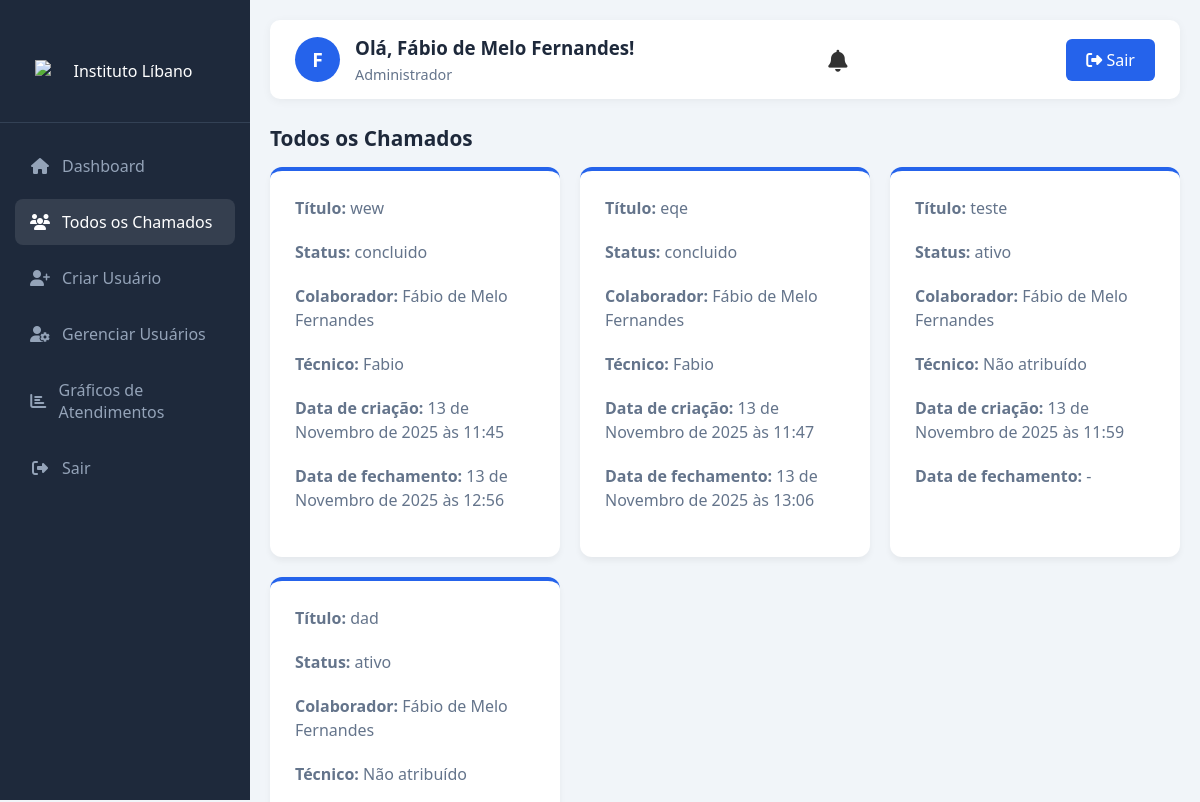
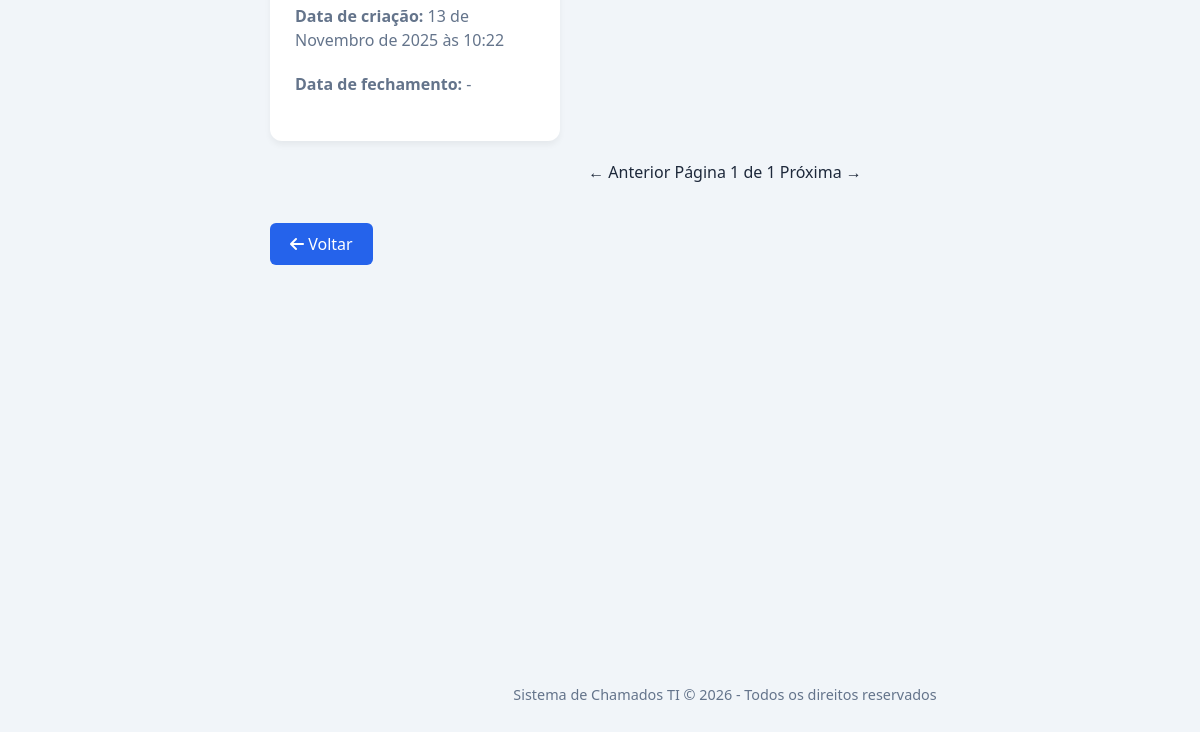
/chamados/admin/ (signed in), run on an earlier commit of the app's database (2 pictures, top to bottom).
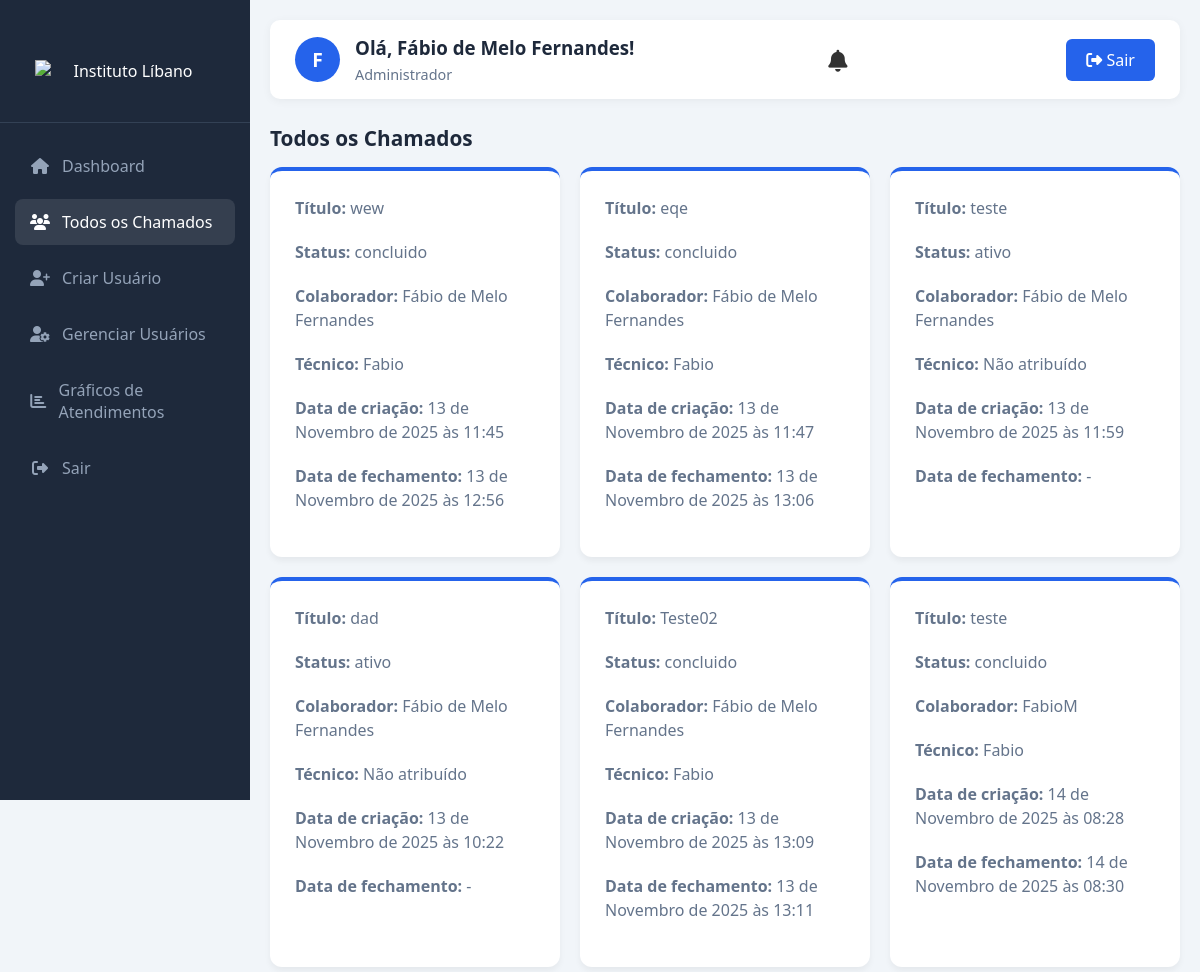
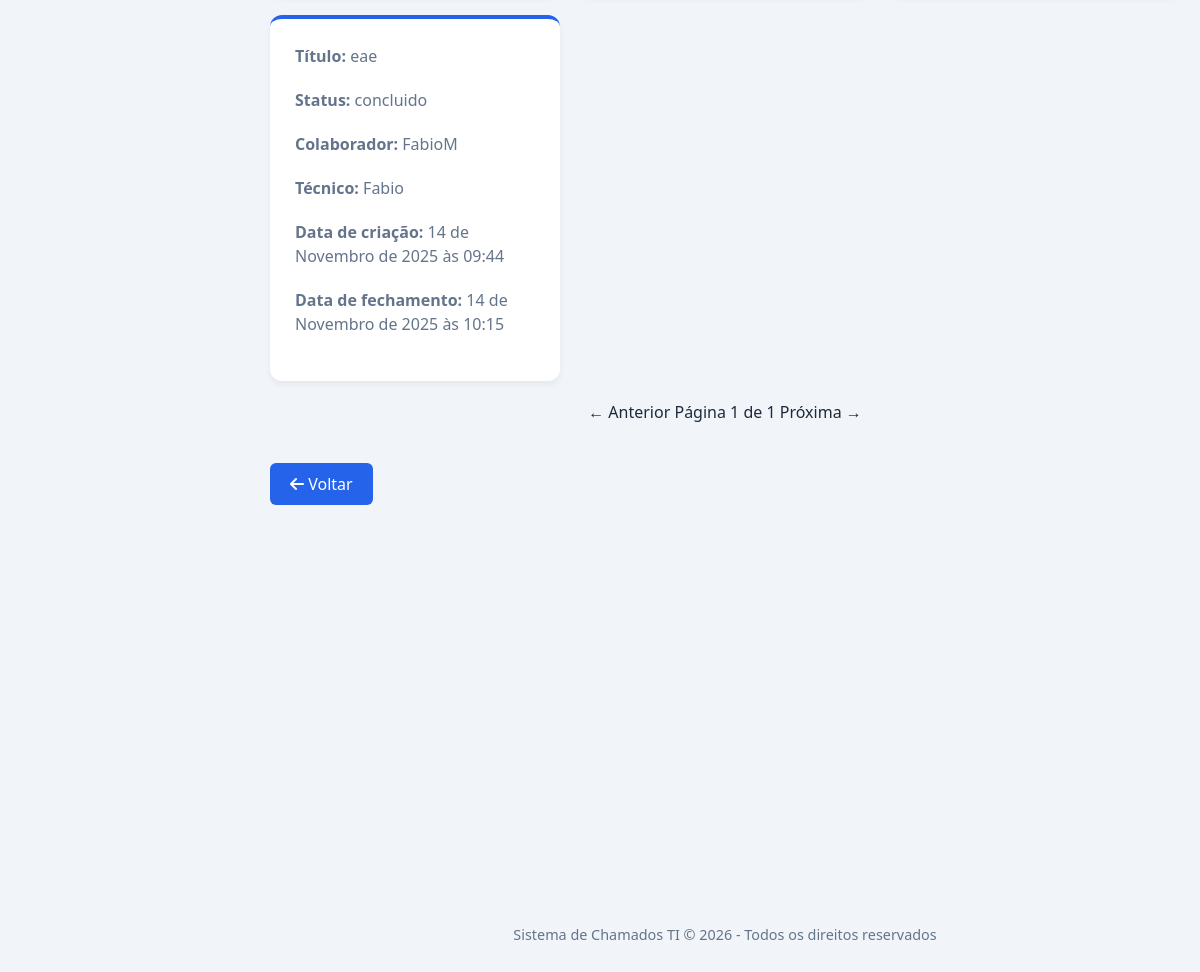
And on a later commit of the database (2 pictures, top to bottom).
### accounts/models.py (models this page shows, shortened)
class CustomUser(AbstractUser):
    ROLES = (
        ('colaborador', 'Colaborador'),
        ('tecnico', 'Técnico'),
        ('admin', 'Administrador'),
    )
    role = models.CharField(max_length=20, choices=ROLES, default='colaborador')
    email = models.EmailField(unique=True)
    username = models.CharField(
        max_length=150,
        unique=True,
        validators=[nome_usuario_validator],
        help_text="Pode conter letras, espaços e acentos.",
    )
    USERNAME_FIELD = 'email'
    REQUIRED_FIELDS = ['username']

class Ticket(models.Model):
    STATUS_CHOICES = (
        ('ativo', 'Ativo'),
        ('concluido', 'Concluído'),
    )
    titulo = models.CharField(max_length=100)
    descricao = models.TextField()
    status = models.CharField(max_length=10, choices=STATUS_CHOICES, default='ativo')
    colaborador = models.ForeignKey(
        settings.AUTH_USER_MODEL,
        on_delete=models.CASCADE,
        related_name='chamados_abertos'
    )  # quem abriu o chamado
    tecnico = models.ForeignKey(
        settings.AUTH_USER_MODEL,
        on_delete=models.SET_NULL,
        null=True, blank=True,
        related_name='chamados_atendidos'
    )  # técnico responsável (opcional)
    data_criacao = models.DateTimeField(default=timezone.now)
    data_fechamento = models.DateTimeField(null=True, blank=True)
    unread_count_for_colaborador = models.PositiveIntegerField(default=0)
    unread_count_for_tecnico = models.PositiveIntegerField(default=0)
    from django.db import models

### accounts/views.py (the view)
# urls.py: path('chamados/admin/', views.chamados_admin, name='chamados_admin'),
@login_required
def chamados_admin(request):
    if request.user.role != 'admin':
        return redirect('index')
    todos_chamados_list = Ticket.objects.all()
    paginator = Paginator(todos_chamados_list, 12)  # 10 chamados por página
    page_number = request.GET.get('page')
    todos_chamados = paginator.get_page(page_number)
    return render(request, 'accounts/chamados_admin.html', {'todos_chamados': todos_chamados})

### accounts/templates/accounts/chamados_admin.html (shortened to what this page needs)
{% load static %}
<!DOCTYPE html>
<html lang="pt-br">
<head>
    <link rel="stylesheet" href="https://cdnjs.cloudflare.com/ajax/libs/font-awesome/6.4.0/css/all.min.css">
</head>
<body>
<div class="sidebar">
    <div class="logo">
        <img class="logo-img"
             src="https://institutolibano.com.br/_next/image?url=%2Froot%2Flogo-website-branca.webp&w=384&q=75"
             alt="Instituto Líbano">
    </div>
        <ul class="nav-links">
            <li><a href="{% url 'index' %}"><i class="fas fa-home"></i> <span>Dashboard</span></a></li>
            {% if user.role == 'colaborador' %}
                <li><a href="{% url 'chamados_colaborador' %}"><i class="fas fa-list"></i> <span>Meus Chamados</span></a></li>
            {% elif user.role == 'tecnico' %}
                <li><a href="{% url 'chamados_tecnico' %}"><i class="fas fa-tasks"></i> <span>Chamados Atribuídos</span></a></li>
            {% elif user.role == 'admin' %}
                <li><a href="{% url 'chamados_admin' %}" class="active"><i class="fas fa-users"></i> <span>Todos os Chamados</span></a></li>
                <li><a href="{% url 'criar_usuario' %}"><i class="fas fa-user-plus"></i> <span>Criar Usuário</span></a></li>
                <li><a href="{% url 'gerenciar_usuarios' %}"><i class="fas fa-user-cog"></i> <span>Gerenciar Usuários</span></a></li>
                <li><a href="{% url 'graficos_tickets' %}"><i class="fas fa-chart-bar"></i> <span>Gráficos de Atendimentos</span></a></li>
            {% endif %}
            <li><a href="{% url 'logout' %}"><i class="fas fa-sign-out-alt"></i> <span>Sair</span></a></li>
        </ul>
    </div>
    <div class="main-content">
        <div class="header">
            <div class="user-info">
                <div class="user-avatar">{{ request.user.username|first|upper }}</div>
                <div class="user-details">
                    <h3>Olá, {{ request.user.first_name|default:request.user.username }}!</h3>
                    <p>{{ request.user.get_role_display }}</p>
                </div>
            </div>
            <div class="notif-container">
            <div id="notif-icon">
                <i class="fas fa-bell"></i>
            </div>
        </div>
            <a href="{% url 'logout' %}" class="btn"><i class="fas fa-sign-out-alt"></i> Sair</a>
        </div>
<h2 class="section-title">Todos os Chamados</h2>
<div class="card-container">
    {% for chamado in todos_chamados %}
        <div class="card">
            <p><strong>Título:</strong> {{ chamado.titulo }}</p>
            <p><strong>Status:</strong> {{ chamado.status }}</p>
            <p><strong>Colaborador:</strong> {{ chamado.colaborador.username }}</p>
            <p><strong>Técnico:</strong>
                {% if chamado.tecnico %}
                    {{ chamado.tecnico.username }}
                {% else %}
                    Não atribuído
                {% endif %}
            </p>
            <p><strong>Data de criação:</strong> {{ chamado.data_criacao }}</p>
            <p><strong>Data de fechamento:</strong> {{ chamado.data_fechamento|default:"-" }}</p>
        </div>
    {% empty %}
        <div class="card">
            <p>Não há chamados cadastrados.</p>
        </div>
    {% endfor %}
</div>
<div class="pagination text-center mt-4">
  <div class="inline-flex items-center space-x-2 text-sm">
    {% if todos_chamados.has_previous %}
      <a href="?page={{ todos_chamados.previous_page_number }}"
         class="px-3 py-1 bg-gray-200 text-gray-700 rounded-md hover:bg-gray-300 transition">
        ← Anterior
      </a>
    {% else %}
      <span class="px-3 py-1 bg-gray-100 text-gray-400 rounded-md cursor-not-allowed">
        ← Anterior
      </span>
    {% endif %}
    <span class="px-4 py-1 font-medium text-gray-700">
      Página <span class="font-semibold">{{ todos_chamados.number }}</span> de {{ todos_chamados.paginator.num_pages }}
    </span>
    {% if todos_chamados.has_next %}
      <a href="?page={{ todos_chamados.next_page_number }}"
         class="px-3 py-1 bg-gray-200 text-gray-700 rounded-md hover:bg-gray-300 transition">
        Próxima →
      </a>
    {% else %}
      <span class="px-3 py-1 bg-gray-100 text-gray-400 rounded-md cursor-not-allowed">
        Próxima →
      </span>
    {% endif %}
  </div>
</div>
<a href="{% url 'index' %}" class="btn" style="margin-top: 20px;"><i class="fas fa-arrow-left"></i> Voltar</a>
        <div class="footer">
            <p>Sistema de Chamados TI &copy; {% now "Y" %} - Todos os direitos reservados</p>
        </div>
    </div>
</body>

### accounts/templates/accounts/chamados_admin.html (style rules this page uses)
:root { --primary: #2563eb; --primary-dark: #1d4ed8; --secondary: #64748b; --success: #10b981; --warning: #f59e0b; --danger: #ef4444; --light: #f8fafc; --dark: #1e293b; --gray: #94a3b8; --sidebar-width: 250px; }
* { margin: 0; padding: 0; box-sizing: border-box; font-family: 'Segoe UI', Tahoma, Geneva, Verdana, sans-serif; }
body { background-color: #f1f5f9; color: var(--dark); display: flex; min-height: 100vh; }
.sidebar { width: var(--sidebar-width); background: var(--dark); color: white; height: 100vh; position: fixed; padding: 20px 0; transition: all 0.3s; }
.logo { text-align: center; padding: 20px 0; border-bottom: 1px solid #334155; margin-bottom: 20px; }
.nav-links { list-style: none; padding: 0 15px; }
.nav-links li { margin-bottom: 10px; }
.nav-links a { display: flex; align-items: center; gap: 12px; color: var(--gray); text-decoration: none; padding: 12px 15px; border-radius: 8px; transition: all 0.3s; }
.nav-links i { width: 20px; text-align: center; }
.main-content { flex: 1; margin-left: var(--sidebar-width); padding: 20px; }
.header { display: flex; justify-content: space-between; align-items: center; background: white; padding: 15px 25px; border-radius: 10px; box-shadow: 0 2px 10px rgba(0,0,0,0.05); margin-bottom: 25px; }
.user-info { display: flex; align-items: center; gap: 15px; }
.user-avatar { width: 45px; height: 45px; border-radius: 50%; background: var(--primary); color: white; display: flex; align-items: center; justify-content: center; font-weight: bold; font-size: 1.2rem; }
.user-details h3 { margin-bottom: 5px; }
.user-details p { color: var(--secondary); font-size: 0.9rem; }
.section-title { margin: 25px 0 15px; font-size: 1.3rem; color: var(--dark); }
.card-container { display: grid; grid-template-columns: repeat(auto-fill, minmax(280px, 1fr)); gap: 20px; }
.card { background: white; border-radius: 12px; padding: 25px; box-shadow: 0 4px 6px rgba(0,0,0,0.05); transition: transform 0.3s ease, box-shadow 0.3s ease; border-top: 4px solid var(--primary); }
.card p { color: var(--secondary); margin-bottom: 20px; line-height: 1.5; }
.btn { display: inline-block; background: var(--primary); color: white; text-decoration: none; padding: 10px 20px; border-radius: 6px; font-weight: 500; transition: background 0.3s; border: none; cursor: pointer; text-align: center; }
.footer { text-align: center; margin-top: 400px; padding: 20px; color: var(--secondary); font-size: 0.9rem; }
.nav-links a:hover, .nav-links a.active { background: rgba(255, 255, 255, 0.1); color: white; }
.logo-img { width: 180px; height: auto; display: block; margin: 20px auto; content: url("https://institutolibano.com.br/_next/image?url=%2Froot%2Flogo-website-branca.webp&w=384&q=75"); }
.pagination { text-align: center; margin: 20px 0; }
.notif-container { position: relative; margin-right: 25px; cursor: pointer; }
#notif-icon { font-size: 22px; color: #333; position: relative; cursor: pointer; }

What changed in the data, as far as the page shows it:
added Ticket: titulo "Teste02", status "concluido", colaborador.username "Fábio de Melo Fernandes", tecnico.username "Fabio", data_criacao "13 de Novembro de 2025 às 13:09", data_fechamento "13 de Novembro de 2025 às 13:11"
added Ticket: titulo "teste", status "concluido", colaborador.username "FabioM", tecnico.username "Fabio", data_criacao "14 de Novembro de 2025 às 08:28", data_fechamento "14 de Novembro de 2025 às 08:30"
added Ticket: titulo "eae", status "concluido", colaborador.username "FabioM", tecnico.username "Fabio", data_criacao "14 de Novembro de 2025 às 09:44", data_fechamento "14 de Novembro de 2025 às 10:15"
